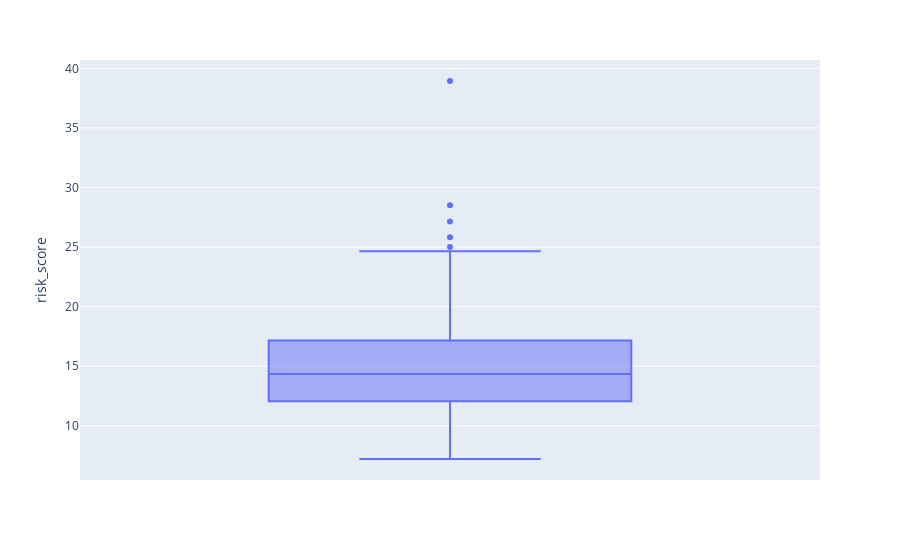

The code cell stored with this chart in its notebook:
### Markdown cell above
#### Risk_score

### Code cell
fig = px.box(subset, y='risk_score')
fig.show()

### Figure 1 — Plotly figure (JSON) as saved in the notebook; plotly's stock layout.template omitted (floating-point values rounded to 4 significant figures; data arrays with more than 128 entries replaced by an {"elided": "..."} marker saying what was removed)
{"data": [{"alignmentgroup": "True", "hovertemplate": "risk_score=%{y}<extra></extra>", "legendgroup": "", "marker": {"color": "#636efa"}, "name": "", "notched": false, "offsetgroup": "", "orientation": "v", "showlegend": false, "type": "box", "x0": " ", "xaxis": "x", "y": {"elided": "297 float values"}, "y0": " ", "yaxis": "y"}], "layout": {"boxmode": "group", "legend": {"tracegroupgap": 0}, "margin": {"t": 60}, "xaxis": {"anchor": "y", "domain": [0, 1]}, "yaxis": {"anchor": "x", "domain": [0, 1], "title": {"text": "risk_score"}}}}
